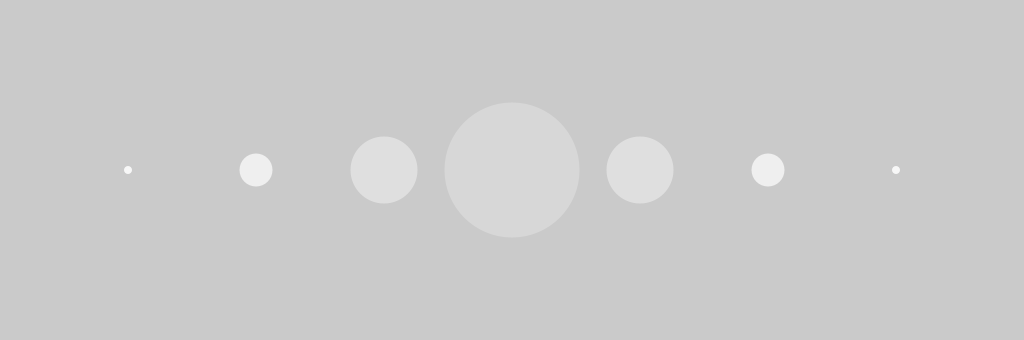
Frame 1 (no input)
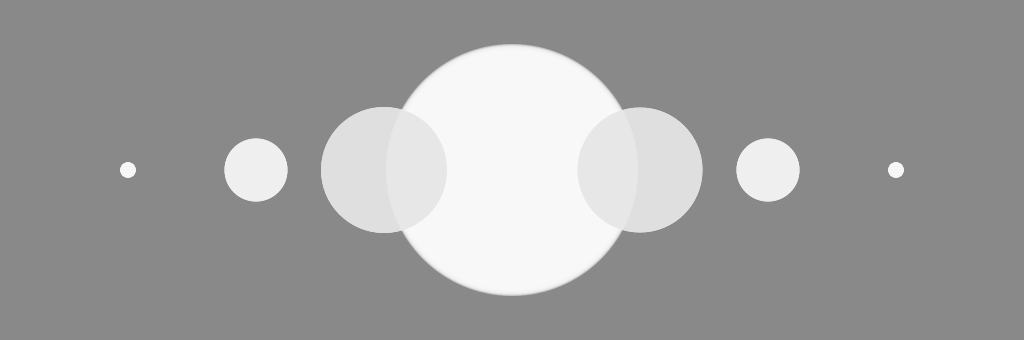
Frame 60 (the mouse pressed at the canvas centre just before this capture)
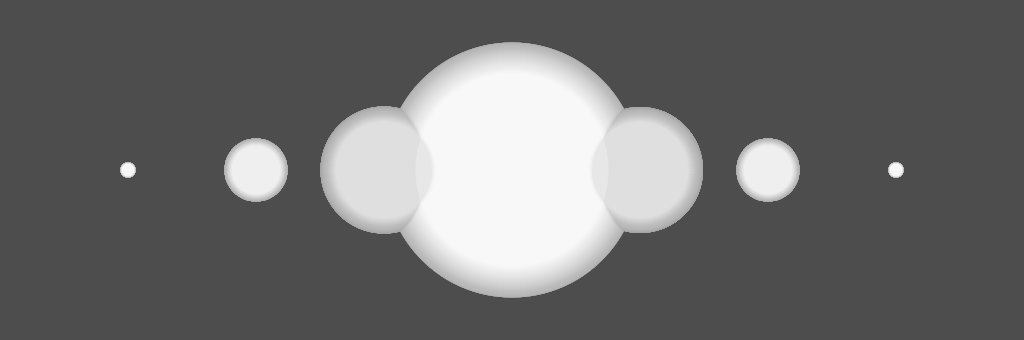
Frame 120 (the mouse held since frame 60 and released just before this capture)

The Processing sketch that drew these frames (run headless with seeded random() and noise(); from frame 60 on, the mouse is pressed at the canvas centre):

// Processing sketch: ANI2012A19_FadingBall2
// ── ANI2012A19_FadingBall2.pde
// ANI2012A19_FadingBall2.pde
// Animation de plusieurs boules lumineuses avec mouvement oscillatoire.
// Chaque instance est gérée individuellement avec sa propre variable.

// classe de type Ball
class Ball
{
  float positionX;
  float positionY;

  float radius;

  float oscillation;

  color colorFill;

  Ball(float x, float y, float r, color c)
  {
    positionX = x;
    positionY = y;

    radius = r;

    colorFill = c;
  }

  void update()
  {
    radius = oscillation;
  }

  void render()
  {
    fill(colorFill);
    ellipse(positionX, positionY, radius, radius);
  }
}

// paramètre
int period = 5000;

// variables
Ball ball1;
Ball ball2;
Ball ball3;
Ball ball4;
Ball ball5;
Ball ball6;
Ball ball7;

float centerX;
float centerY;

void setup()
{
  size(1024, 340);

  centerX = width / 2.0f;
  centerY = height / 2.0f;

  noStroke();

  ball1 = new Ball(centerX - 384, centerY, 8,   color(255 - 8));
  ball2 = new Ball(centerX - 256, centerY, 32,  color(255 - 16));
  ball3 = new Ball(centerX - 128, centerY, 64,  color(255 - 32));
  ball4 = new Ball(centerX,       centerY, 128, color(255,  64));
  ball5 = new Ball(centerX + 128, centerY, 64,  color(255 - 32));
  ball6 = new Ball(centerX + 256, centerY, 32,  color(255 - 16));
  ball7 = new Ball(centerX + 384, centerY, 8,   color(255 - 8));
}

void draw()
{
  fade(2);

  ball1.oscillation = 8   + int(oscillate(millis(), 8,   period));
  ball2.oscillation = 32  + int(oscillate(millis(), 32,  period));
  ball3.oscillation = 64  + int(oscillate(millis(), 64,  period));
  ball4.oscillation = 128 + int(oscillate(millis(), 128, period));
  ball5.oscillation = 64  + int(oscillate(millis(), 63,  period));
  ball6.oscillation = 32  + int(oscillate(millis(), 32,  period));
  ball7.oscillation = 8   + int(oscillate(millis(), 8,   period));

  ball1.update();
  ball2.update();
  ball3.update();
  ball4.update();
  ball5.update();
  ball6.update();
  ball7.update();

  ball1.render();
  ball7.render();
  ball2.render();
  ball6.render();
  ball3.render();
  ball5.render();
  ball4.render();
}

void fade(float decay)
{
  fill(0, decay);
  rect(0, 0, width, height);
}

float oscillate(float time, float amplitude, float period)
{
  return amplitude * sin(time * 2 * PI / period);
}
